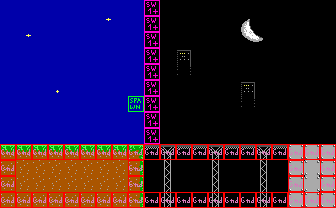

A level layout from a 2D game, rendered from its tile map. Below: a short description, then the map file with its tile-grid data intact:
An orthogonal 21x13 tile map with 16x16 px tiles, 2 tile layers (bg, col), 2 tilesets.

<map version="1.10" tiledversion="1.12.2" orientation="orthogonal" renderorder="right-down" width="21" height="13" tilewidth="16" tileheight="16" infinite="0" nextlayerid="3" nextobjectid="11">
 <properties>
  <property name="music" type="int" value="3" />
 </properties>
 <tileset firstgid="1" source="tileset.tsx" />
 <tileset firstgid="241" source="obj.tsx" />
 <layer id="1" name="bg" width="21" height="13">
  <data encoding="csv">
45,45,45,45,45,45,45,45,45,57,57,57,57,57,57,57,57,57,57,57,57,
45,45,45,45,45,45,3,45,45,57,57,57,57,57,57,19,57,57,57,57,57,
45,3,45,45,45,45,45,45,45,57,57,57,57,57,57,39,40,57,57,57,57,
45,45,45,45,45,45,45,45,45,57,57,17,57,57,57,57,57,57,57,57,57,
45,45,45,45,45,45,45,45,45,57,57,37,57,57,57,57,57,57,57,57,57,
45,45,45,24,45,45,45,45,45,57,57,57,57,57,57,17,57,57,57,57,57,
45,45,45,45,45,45,45,45,45,57,57,57,57,57,57,37,57,57,57,57,57,
45,45,45,45,45,45,45,45,45,57,57,57,57,57,57,57,57,57,57,57,57,
45,45,45,45,45,45,45,45,45,57,57,57,57,57,57,57,57,57,57,57,57,
83,83,83,83,83,83,83,83,84,78,77,78,78,77,78,78,77,78,80,80,80,
103,103,103,103,103,103,103,103,104,57,97,38,57,97,38,57,97,57,80,80,80,
103,103,103,103,103,103,103,103,104,57,97,38,38,97,38,57,97,57,80,80,80,
103,103,103,103,103,103,103,103,104,57,97,38,38,97,38,57,97,57,80,80,80
</data>
 </layer>
 <layer id="2" name="col" width="21" height="13">
  <data encoding="csv">
241,241,241,241,241,241,241,241,241,250,241,241,241,241,241,241,241,241,241,241,241,
241,241,241,241,241,241,241,241,241,250,241,241,241,241,241,241,241,241,241,241,241,
241,241,241,241,241,241,241,241,241,250,241,241,241,241,241,241,241,241,241,241,241,
241,241,241,241,241,241,241,241,241,250,241,241,241,241,241,241,241,241,241,241,241,
241,241,241,241,241,241,241,241,241,250,241,241,241,241,241,241,241,241,241,241,241,
241,241,241,241,241,241,241,241,241,250,241,241,241,241,241,241,241,241,241,241,241,
241,241,241,241,241,241,241,241,243,250,241,241,241,241,241,241,241,241,241,241,241,
241,241,241,241,241,241,241,241,241,250,241,241,241,241,241,241,241,241,241,241,241,
241,241,241,241,241,241,241,241,241,250,241,241,241,241,241,241,241,241,241,241,241,
242,242,242,242,242,242,242,242,242,242,242,242,242,242,242,242,242,242,242,242,242,
242,241,241,241,241,241,241,241,242,241,241,241,241,241,241,241,241,241,242,241,242,
242,241,241,241,241,241,241,241,242,241,241,241,241,241,241,241,241,241,242,241,242,
242,242,242,242,242,242,242,242,242,242,242,242,242,242,242,242,242,242,242,242,242
</data>
 </layer>
</map>
